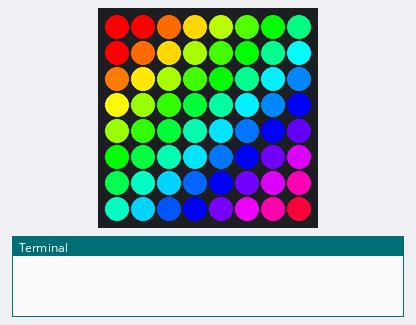
The program below on a simulated Raspberry Pi (BCM pin numbers) with a Sense HAT. On the bench: the Sense HAT's 8×8 RGB LED matrix, the last lines printed to the terminal. The clock reads 2024-03-15 10:24:30 at power-on unless the program sets it; threads take turns every 2 ms. At 5.0 s the program stops and its outputs stay as they are.

Above: at 0.03 s.
At 0.68 s:
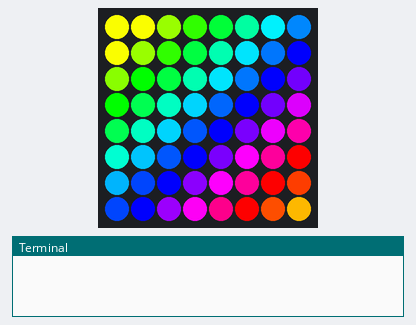
At 1.3 s:
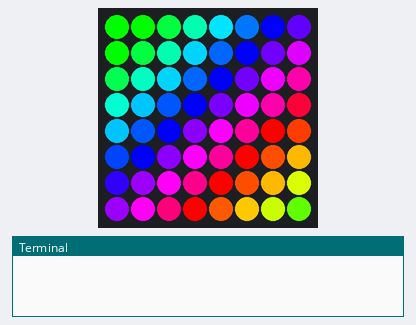
At 2.57 s:
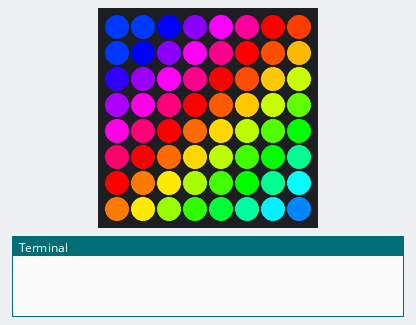
At 3.85 s:
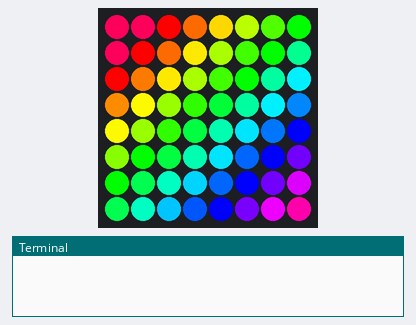
At 5.1 s:
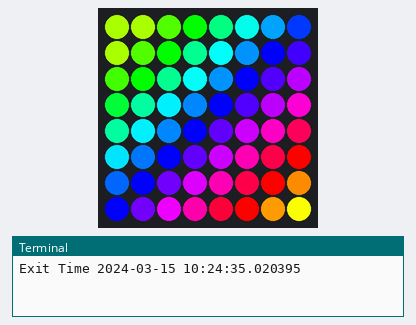

The program:

rainbow.py
```python
#!/usr/bin/python3
from colorsys import hsv_to_rgb
from time import sleep
from sense_hat import SenseHat

# Imports for executing the script a given number of seconds (5s)
import os
from datetime import datetime
from threading import Timer

def exitfunc():
    print ("Exit Time", datetime.now())
    os._exit(0)

Timer(5, exitfunc).start() # exit in 5 seconds

# Hues represent the spectrum of colors as values between 0 and 1. The range
# is circular so 0 represents red, ~0.2 is yellow, ~0.33 is green, 0.5 is cyan,
# ~0.66 is blue, ~0.84 is purple, and 1.0 is back to red. These are the initial
# hues for each pixel in the display.
hues = [
    0.00, 0.00, 0.06, 0.13, 0.20, 0.27, 0.34, 0.41,
    0.00, 0.06, 0.13, 0.21, 0.28, 0.35, 0.42, 0.49,
    0.07, 0.14, 0.21, 0.28, 0.35, 0.42, 0.50, 0.57,
    0.15, 0.22, 0.29, 0.36, 0.43, 0.50, 0.57, 0.64,
    0.22, 0.29, 0.36, 0.44, 0.51, 0.58, 0.65, 0.72,
    0.30, 0.37, 0.44, 0.51, 0.58, 0.66, 0.73, 0.80,
    0.38, 0.45, 0.52, 0.59, 0.66, 0.73, 0.80, 0.87,
    0.45, 0.52, 0.60, 0.67, 0.74, 0.81, 0.88, 0.95,
    ]

hat = SenseHat()

def scale(v):
    return int(v * 255)

while True:
    # Rotate the hues
    hues = [(h + 0.01) % 1.0 for h in hues]
    # Convert the hues to RGB values
    pixels = [hsv_to_rgb(h, 1.0, 1.0) for h in hues]
    # hsv_to_rgb returns 0..1 floats; convert to ints in the range 0..255
    pixels = [(scale(r), scale(g), scale(b)) for r, g, b in pixels]
    # Update the display
    hat.set_pixels(pixels)
    sleep(0.04)
```
